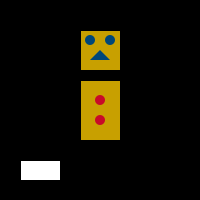
Frame 1 (no input)
Frame 60 (the mouse pressed at the canvas centre just before this capture): identical to frame 1, image omitted
Frame 120 (the mouse held since frame 60 and released just before this capture): identical to frame 1, image omitted

The Processing sketch that drew this single still picture (run headless with seeded random() and noise(); from frame 60 on, the mouse is pressed at the canvas centre):

// Processing sketch: processing_89786
// ── processing_89786.pde

void setup()
{
 size(200,200);
}
void draw()
{

 if (mouseX>20 && mouseX<60 && mouseY>160 && mouseY<180)
   background(255);
 else
 {
  background(0);
 }
 
  fill(200,160,0);
  rect(80,30,40,40);
  rect(80,80,40,60);
  fill(0,70,120);
  noStroke();
  ellipse(90,40,10,10);
  ellipse(110,40,10,10);
  triangle(100,50,90,60,110,60);
  fill(200,10,40);
  ellipse(100,100,10,10);
  ellipse(100,120,10,10);
  fill(255);
  stroke(0);
  rect(20,160,40,20);

}
